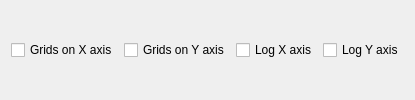
         <widget class="QWidget" name="tab">
          <attribute name="title">
           <string>GRIDS/SCALES</string>
          </attribute>
          <layout class="QHBoxLayout" name="horizontalLayout_12">
           <item>
            <widget class="QCheckBox" name="gridX">
             <property name="font">
              <font>
               <family>Segoe UI</family>
              </font>
             </property>
             <property name="text">
              <string>Grids on X axis</string>
             </property>
            </widget>
           </item>
           <item>
            <widget class="QCheckBox" name="gridY">
             <property name="font">
              <font>
               <family>Segoe UI</family>
              </font>
             </property>
             <property name="text">
              <string>Grids on Y axis</string>
             </property>
            </widget>
           </item>
           <item>
            <widget class="QCheckBox" name="logX">
             <property name="font">
              <font>
               <family>Segoe UI</family>
              </font>
             </property>
             <property name="text">
              <string>Log X axis</string>
             </property>
            </widget>
           </item>
           <item>
            <widget class="QCheckBox" name="logY">
             <property name="font">
              <font>
               <family>Segoe UI</family>
              </font>
             </property>
             <property name="text">
              <string>Log Y axis</string>
             </property>
            </widget>
           </item>
          </layout>
         </widget>
